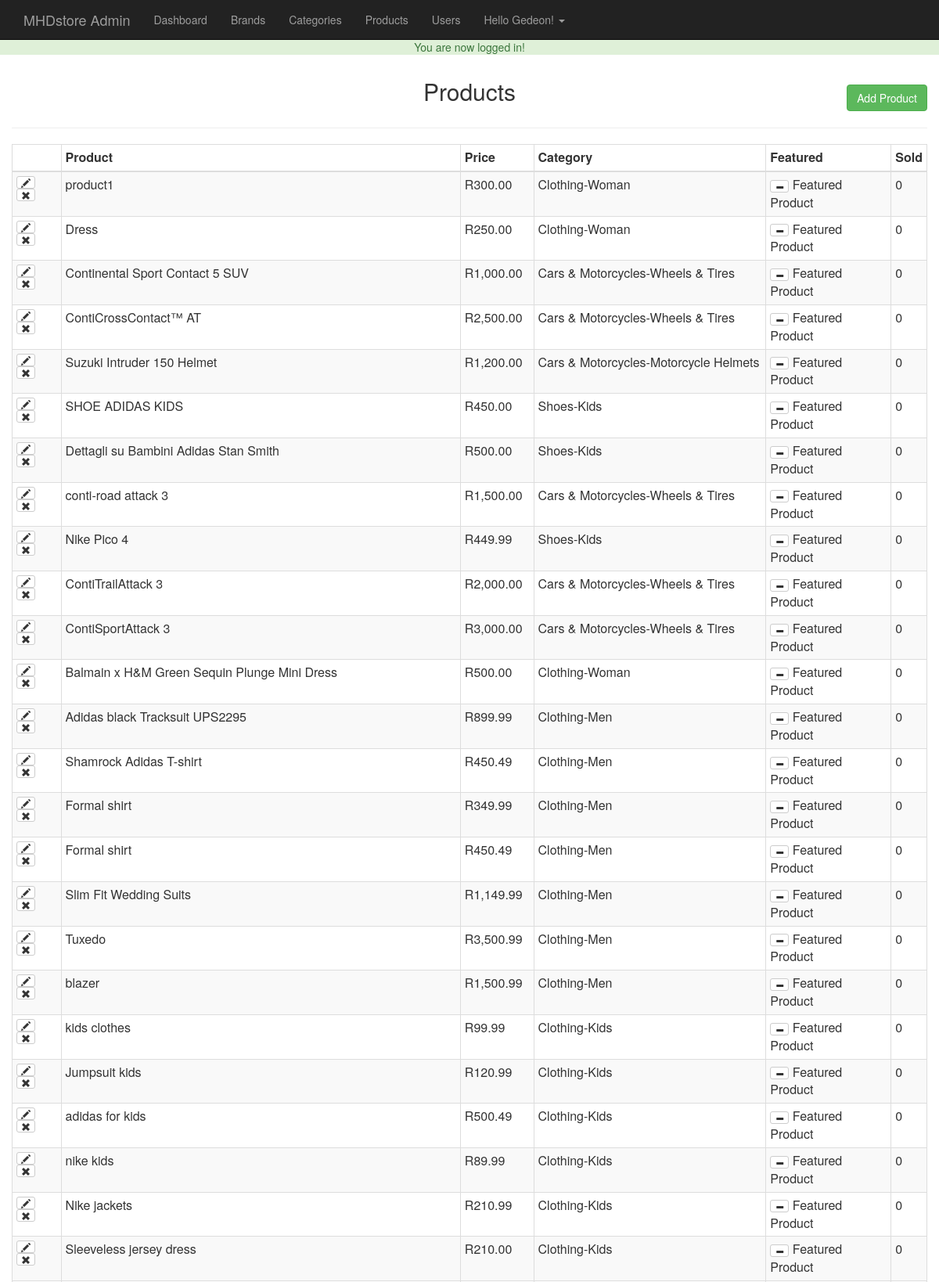
Page /admin/products.php (signed in, upper part) on the committed database.
### tables this page shows
CREATE TABLE `products` (
  `id` int(11) NOT NULL,
  `title` varchar(255) NOT NULL,
  `price` decimal(10,2) NOT NULL,
  `list_price` decimal(10,2) DEFAULT NULL,
  `brand` int(11) NOT NULL,
  `categories` varchar(255) NOT NULL,
  `image` text NOT NULL,
  `description` text DEFAULT NULL,
  `featured` tinyint(4) NOT NULL DEFAULT 0,
  `sizes` text DEFAULT NULL,
  `deleted` tinyint(4) NOT NULL DEFAULT 0
);

### admin/products.php (the view, shortened to what this page needs)
<?php
 require_once $_SERVER['DOCUMENT_ROOT'].'/eCommerce/core/init.php';
 include 'includes/head.php';
 include 'includes/navigation.php';
 $dbpath= '';
 if (isset($_GET['add']) || isset($_GET['edit'])) {
    $brandQuery = $db->query("SELECT * FROM brand ORDER BY brand");
    $parentQuery = $db->query("SELECT * FROM categories WHERE parent = 0 ORDER BY category");
    $title = ((isset($_POST['title']) && $_POST['title']!= '')?sanitize($_POST['title']):'');
    $brand = ((isset($_POST['brand']) && !empty($_POST['brand']))?sanitize($_POST['brand']):'');
    $parent= ((isset($_POST['parent']) && !empty($_POST['parent']))?sanitize($_POST['parent']):'');
    $category= ((isset($_POST['child']) && !empty($_POST['child']))?sanitize($_POST['child']):'');
    $price = ((isset($_POST['price']) && $_POST['price']!= '')?sanitize($_POST['price']):'');
    $list_price = ((isset($_POST['list_price']) && $_POST['list_price']!= '')?sanitize($_POST['list_price']):'');
    $description = ((isset($_POST['description']) && $_POST['description']!= '')?sanitize($_POST['description']):'');
    $sizes = ((isset($_POST['sizes']) && $_POST['sizes']!= '')?sanitize($_POST['sizes']):'');
    $sizes = rtrim($sizes, ',');
    $saved_image = '';
   if (isset($_GET['edit'])) {
      $edit_id = (int)$_GET['edit'];
      $productResult = $db->query("SELECT * FROM products WHERE id = '$edit_id'");
      $proRow = mysqli_fetch_assoc($productResult);
        if (isset($_GET['delete_image'])) {
            $imgi = (int)$_GET['imgi'] - 1;
            $images = explode(',',$proRow['image']);
            $image_url = $_SERVER['DOCUMENT_ROOT'].$images[$imgi];
            unlink($image_url);
            unset($images[$imgi]);
            $imageString = implode(',',$images);
            $db->query("UPDATE products SET image = '{$imageString}' WHERE id= '$edit_id'");
            header('Location: products.php?edit='.$edit_id);
        }
        $category = ((isset($_POST['child']) && $_POST['child']!= '')?sanitize($_POST['child']):$proRow['categories']);
        $title = ((isset($_POST['title']) && $_POST['title']!= '')?sanitize($_POST['title']):$proRow['title']);
        $brand = ((isset($_POST['brand']) && $_POST['brand']!= '')?sanitize($_POST['brand']):$proRow['brand']);
        $parentQ= $db->query("SELECT * FROM categories WHERE id ='$category'");
        $parentResult = mysqli_fetch_assoc($parentQ);
        $parent = ((isset($_POST['parent']) && $_POST['parent']!= '')?sanitize($_POST['parent']):$parentResult['parent']);
        $price = ((isset($_POST['price']) && $_POST['price']!= '')?sanitize($_POST['price']):$proRow['price']);
        $list_price = ((isset($_POST['list_price']) && $_POST['list_price']!= '')?sanitize($_POST['list_price']):$proRow['list_price']);
        $description = ((isset($_POST['description']) && $_POST['description']!= '')?sanitize($_POST['description']):$proRow['description']);
        $sizes = ((isset($_POST['sizes']) && $_POST['sizes']!= '')?sanitize($_POST['sizes']):$proRow['sizes']);
        $sizes = rtrim($sizes, ',');
        $saved_image = (($proRow['image'] != '')?$proRow['image']:'');
        $dbpath = $saved_image;
   }
   if (!empty($sizes)) {
     $sizeString = sanitize($sizes);
     $sizeString = rtrim($sizeString,',');
     $sizesArray = explode(',',$sizeString);
     $sArray = array();
     $qArray = array();
     $tArray = array();
     foreach ($sizesArray as $ss) {
       $s = explode(':', $ss);
       $sArray[] = $s[0];
       $qArray[] = $s[1];
       $tArray[] = $s[2];
     }
   }else {
     $sizesArray = array();
   }
   if ($_POST) {
     $errors =array();
     $required = array('title', 'brand', 'price', 'parent', 'child');
     $allowed = array('png', 'jpg', 'jpeg', 'gif');
     $tmpLoc = array();
     $uploadPath = array();
     foreach ($required as $field) {
       if ($_POST[$field] == '') {
            $errors[] = 'All field With and Asterisk are required';
            break;
       }
     }
     $photoCount = count($_FILES['photo']['name']);
     if ($photoCount > 0) {
        for ($i=0; $i < $photoCount; $i++) {
          $name = $_FILES['photo']['name'][$i];
          $nameArray = explode('.',$name);
          $fileName = $nameArray[0];
          $fileExt =$nameArray[1];
          $mine = explode('/',$_FILES['photo']['type'][$i]);
          $mineType = $mine[0];
          $mineExt = $mine[1];
          $tmpLoc[] = $_FILES['photo']['tmp_name'][$i];
          $fileSize = $_FILES['photo']['size'][$i];
          $uploadName = md5(microtime()).'.'.$fileExt;
          $uploadPath[] = '../images/products/'.$uploadName;
          if ($i != 0) {
            $dbpath .= ',';
          }
          $dbpath .= '/eCommerce/images/products/'.$uploadName;
        if ($mineType != 'image') {
          $errors[] = 'The file must be the image.';
        }
        if (!in_array($fileExt, $allowed)) {
           $errors[] = 'The file extension must be a png, jpg, or jpeg';
        }
        if ($fileSize > 15000000) {
          $errors[] = 'The file size must be under 15MB';
        }
        if ($fileExt != $mineExt && ($mineExt == 'jpeg' && $fileExt != 'jpg')) {
          $errors[] = 'The file extension does not match the file.';
        }
  }
     }
     if (!empty($errors)) {
       echo display_errors($errors);
     }else {
       if ($photoCount > 0) {
         for ($i=0; $i < $photoCount; $i++) {
          move_uploaded_file($tmpLoc[$i], $uploadPath[$i]);
      }
    }
       $inserSql = "INSERT INTO products (`title`, `price`, `list_price`, `brand`, `categories`, `sizes`, `image`, `description`)
        VALUES('$title', '$price', '$list_price', '$brand', '$category', '$sizes', '$dbpath', '$description')";
        if (isset($_GET['edit'])) {
           $inserSql ="UPDATE products SET title = '$title', price = '$price', list_price = '$list_price', brand = '$brand',
           categories = '$category', sizes = '$sizes', image = '$dbpath', description = '$description' WHERE id = '$edit_id'";
        }
        $db->query($inserSql);
       header('Location: products.php');
     }
   }
   ?>
   <h2 class="text-center"><?= ((isset($_GET['edit']))?'Edit ':'Add A New ');?> Product</h2><hr>
   <form action="products.php?<?= ((isset($_GET['edit']))?'edit='.$edit_id:'add=1');?> " method="post" enctype="multipart/form-data">
     <div class="form-group col-md-3">
      <label for="title">Title*:</label>
      <input type="text" class="form-control" name="title" id="title" value="<?= $title ;?>">
     </div>
     <div class="form-group col-md-3">
       <label for="brand">Brand*:</label>
       <select class="form-control" id="brand" name="brand">
         <option value=""<?= (($brand== '')?' Selected':'');?>></option>
         <?php while ($brand_row = mysqli_fetch_assoc($brandQuery)):?>
           <option value="<?= $brand_row['id'];?>"<?= (($brand == $brand_row['id'])?' Selected':'');?>><?= $brand_row['brand'];?></option>
         <?php endwhile; ?>
       </select>
     </div>
     <div class="form-group col-md-3">
       <label for="parent">Parent Category*:</label>
      <select class="form-control" name="parent" id="parent">
        <option value=""<?= (($parent == '')?' selected':'');?>></option>
        <?php while($parent_row = mysqli_fetch_assoc($parentQuery)): ?>
          <option value="<?= $parent_row['id'];?>"<?= (($parent == $parent_row['id'])?' selected':'');?>><?= $parent_row['category'];?></option>
        <?php endwhile ?>
      </select>
     </div>
     <div class="form-group col-md-3">
       <label for="child">Child Category*:</label>
      <select class="form-control" name="child" id="child">
      </select>
     </div>
     <div class="form-group col-md-3">
       <label for="price">Price*:</label>
       <input type="text" id="price" name="price" value="<?= $price ;?>" class="form-control">
     </div>
     <div class="form-group col-md-3">
       <label for="list_price">List Price:</label>
       <input type="text" id="list_price" name="list_price" value="<?= $list_price ;?>" class="form-control">
     </div>
     <div class="form-group col-md-3">
       <label>Quantity & Sizes*:</label>
       <button class="btn btn-default form-control" onclick="jQuery('#sizesModal').modal('toggle'); return false">Quantity & Sizes</button>
     </div>
     <div class="form-group col-md-3">
       <label for="sizes">Sizes & Qty Preview</label>
       <input type="text" class="form-control" name="sizes" id="sizes" value="<?=$sizes ;?>" readonly>
     </div>
     <div class="form-group col-md-6">
       <?php if($saved_image != ''):?>
         <?php
             $imgi = 1;
             $images = explode(',', $saved_image);
          ?>
          <?php foreach($images as $image): ?>
         <div class="saved-image col-md-4">
           <img src="<?= $image ;?>" alt="saved image"><br>
           <a href="products.php?delete_image=1&edit=<?= $edit_id ;?>&imgi=<?=$imgi ;?>" class="text-danger">Delete image</a>
         </div>
       <?php
           $imgi++;
     endforeach;
       ?>
       <?php else: ?>
        <label for="photo">Product Photo:</label>
       <input type="file" name="photo[]" id="photo" class="form-control" value="" multiple>
       <?php endif; ?>
     </div>
     <div class="form-group col-md-6">
       <label for="description">Description:</label>
       <textarea id="description" name="description" class="form-control" rows="8" cols="80"><?=$description ;?></textarea>
     </div>
     <div class="form-group pull-right">
       <a href="products.php" class="btn btn-default">Back</a>
       <input type="submit" value="<?= ((isset($_GET['edit']))?'Edit ':'Add A New');?> Product" class="btn btn-success">
     </div><div class="clearfix"></div>
   </form>
<div class="modal fade" id="sizesModal" tabindex="-1" role="dialog" aria-labelledby="sizesModalLabel" aria-hidden="true">
  <div class="modal-dialog modal-lg" role="document">
    <div class="modal-content">
      <div class="modal-header">
        <h5 class="modal-title" id="sizesModalLabel">Size & Quantity</h5>
        <button type="button" class="close" data-dismiss="modal" aria-label="Close">
          <span aria-hidden="true">&times;</span>
        </button>
      </div>
      <div class="modal-body">
        <div class="container-fluid">
          <?php for ($i = 1; $i <= 12 ; $i++): ?>
            <div class="form-group col-md-2">
              <label for="size<?= $i ;?>">Size:</label>
              <input type="text" name="size<?= $i ;?>" id="size<?= $i;?>" value="<?= ((!empty($sArray[$i-1]))?$sArray[$i-1]:'') ;?>" class="form-control">
            </div>
            <div class="form-group col-md-2">
              <label for="qty<?= $i;?>">Quantity:</label>
              <input type="number" name="qty<?= $i;?>" id="qty<?= $i;?>" value="<?= ((!empty($qArray[$i-1]))?$qArray[$i-1]:'') ;?>" min="0" class="form-control">
            </div>
            <div class="form-group col-md-2">
              <label for="threshold<?= $i;?>">Threshold:</label>
              <input type="number" name="threshold<?= $i;?>" id="threshold<?= $i;?>" value="<?= ((!empty($tArray[$i-1]))?$tArray[$i-1]:'') ;?>" min="0" class="form-control">
            </div>
          <?php endfor; ?>
        </div>
      </div>
      <div class="modal-footer">
        <button type="button" class="btn btn-secondary" data-dismiss="modal">Close</button>
        <button type="button" class="btn btn-primary" onclick="updateSizes();jQuery('#sizesModal').modal('toggle'); return false">Save changes</button>
      </div>
    </div>
  </div>
</div>
<?php }else {
 $product_sql="SELECT * FROM products WHERE deleted = 0";
 $product_result = $db->query($product_sql);
 ?>
 <h2 class="text-center">Products</h2>
 <a href="products.php?add=" class="btn btn-success pull-right" id="add-product-btn">Add Product</a>
 <hr>
 <table class="table table-bordered table-condensed table-striped">
   <thead class="text-cente">
     <th></th>
     <th>Product</th>
     <th>Price</th>
     <th>Category</th>
     <th>Featured</th>
     <th>Sold</th>
   </thead>
   <tbody>
     <?php while($product_row = mysqli_fetch_assoc($product_result)):
       $childID = $product_row['categories'];
       $catSql = "SELECT * FROM categories WHERE id = '$childID'";
       $cat_result = $db->query($catSql);
       $child = mysqli_fetch_assoc($cat_result);
       $parentID = $child['parent'];
       $parentSql ="SELECT * FROM categories WHERE id = '$parentID'";
        $parent_result = $db->query($parentSql);
       $parent = mysqli_fetch_assoc($parent_result);
       $category = $parent['category']. '-'.  $child['category'];
       ?>
       <tr>
         <td>
           <a href="products.php?edit=<?= $product_row['id'];?>" class="btn btn-xs btn-default"><span class="glyphicon glyphicon-pencil"></span></a>
           <a href="products.php?delete=<?= $product_row['id'];?>" class="btn btn-xs btn-default"><span class="glyphicon glyphicon-remove"></span></a>
         </td>
         <td><?= $product_row['title'];?></td>
         <td><?= money($product_row['price']) ; ?></td>
         <td><?= $category ;?></td>
         <td><a href="products.php?featured=<?= (($product_row['featured'] == 0)?'1':'0');?>&id=<?= $product_row['id'];?>" class="btn btn-xs btn-default">
           <span class="glyphicon glyphicon-<?= (($product_row['featured'] == 1)?'minus':'plus'); ?>"></span>
         </a>&nbsp;<?= (($product_row['featured'] == 1)?'Featured Product':'');?></td>
         <td><?= $product_row['deleted'];?></td>
       </tr>
     <?php endwhile;?>
   </tbody>
 </table>
<?php } include 'includes/footer.php';  ?>

### style.css (style rules this page uses)
body { padding-top: 50px; }
#add-product-btn { margin-top: -35px; }

### rows in the picture
products: title "product1", price "R300.00", category "Clothing-Woman", featured 1 (drawn), deleted "0"
products: title "Dress", price "R250.00", category "Clothing-Woman", featured 1 (drawn), deleted "0"
products: title "Continental Sport Contact 5 SUV", price "R1,000.00", category "Cars & Motorcycles-Wheels & Tires", featured 1 (drawn), deleted "0"
products: title "ContiCrossContact™ AT", price "R2,500.00", category "Cars & Motorcycles-Wheels & Tires", featured 1 (drawn), deleted "0"
products: title "Suzuki Intruder 150 Helmet", price "R1,200.00", category "Cars & Motorcycles-Motorcycle Helmets", featured 1 (drawn), deleted "0"
products: title "SHOE ADIDAS KIDS", price "R450.00", category "Shoes-Kids", featured 1 (drawn), deleted "0"
products: title "Dettagli su Bambini Adidas Stan Smith", price "R500.00", category "Shoes-Kids", featured 1 (drawn), deleted "0"
products: title "conti-road attack 3", price "R1,500.00", category "Cars & Motorcycles-Wheels & Tires", featured 1 (drawn), deleted "0"
products: title "Nike Pico 4", price "R449.99", category "Shoes-Kids", featured 1 (drawn), deleted "0"
products: title "ContiTrailAttack 3", price "R2,000.00", category "Cars & Motorcycles-Wheels & Tires", featured 1 (drawn), deleted "0"
products: title "ContiSportAttack 3", price "R3,000.00", category "Cars & Motorcycles-Wheels & Tires", featured 1 (drawn), deleted "0"
products: title "Balmain x H&M Green Sequin Plunge Mini Dress", price "R500.00", category "Clothing-Woman", featured 1 (drawn), deleted "0"
products: title "Adidas black Tracksuit UPS2295", price "R899.99", category "Clothing-Men", featured 1 (drawn), deleted "0"
products: title "Shamrock Adidas T-shirt", price "R450.49", category "Clothing-Men", featured 1 (drawn), deleted "0"
products: title "Formal shirt", price "R349.99", category "Clothing-Men", featured 1 (drawn), deleted "0"
products: title "Formal shirt", price "R450.49", category "Clothing-Men", featured 1 (drawn), deleted "0"
products: title "Slim Fit Wedding Suits", price "R1,149.99", category "Clothing-Men", featured 1 (drawn), deleted "0"
products: title "Tuxedo", price "R3,500.99", category "Clothing-Men", featured 1 (drawn), deleted "0"
products: title "blazer", price "R1,500.99", category "Clothing-Men", featured 1 (drawn), deleted "0"
products: title "kids clothes", price "R99.99", category "Clothing-Kids", featured 1 (drawn), deleted "0"
products: title "Jumpsuit kids", price "R120.99", category "Clothing-Kids", featured 1 (drawn), deleted "0"
products: title "adidas for kids", price "R500.49", category "Clothing-Kids", featured 1 (drawn), deleted "0"
products: title "nike kids", price "R89.99", category "Clothing-Kids", featured 1 (drawn), deleted "0"
products: title "Nike jackets", price "R210.99", category "Clothing-Kids", featured 1 (drawn), deleted "0"
products: title "Sleeveless jersey dress", price "R210.00", category "Clothing-Kids", featured 1 (drawn), deleted "0"

### other values in the picture
$_SESSION['success_flash'] "You are now logged in!"
$user_data['first'] "Gedeon"
